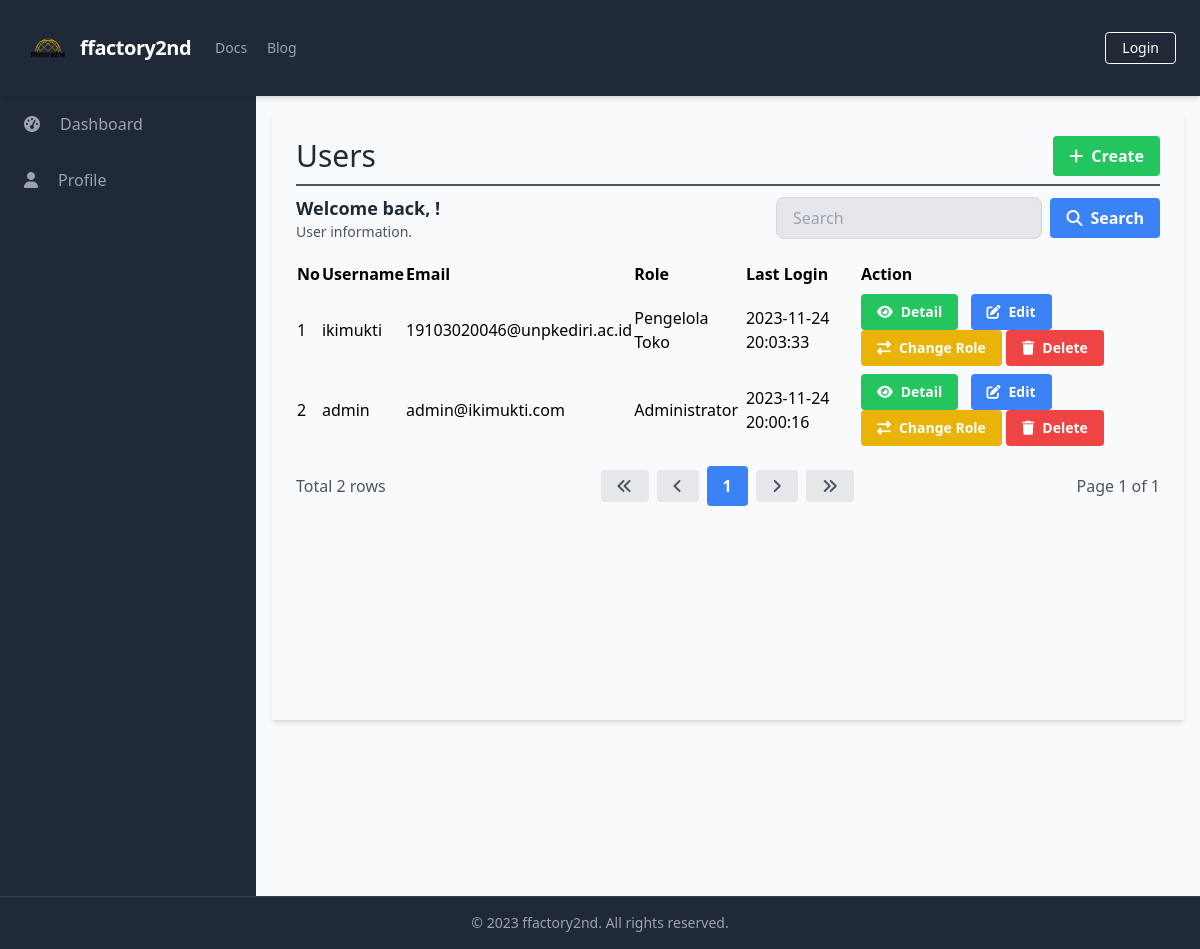
The app's page /manage_users/manage_users_list.php, older data.
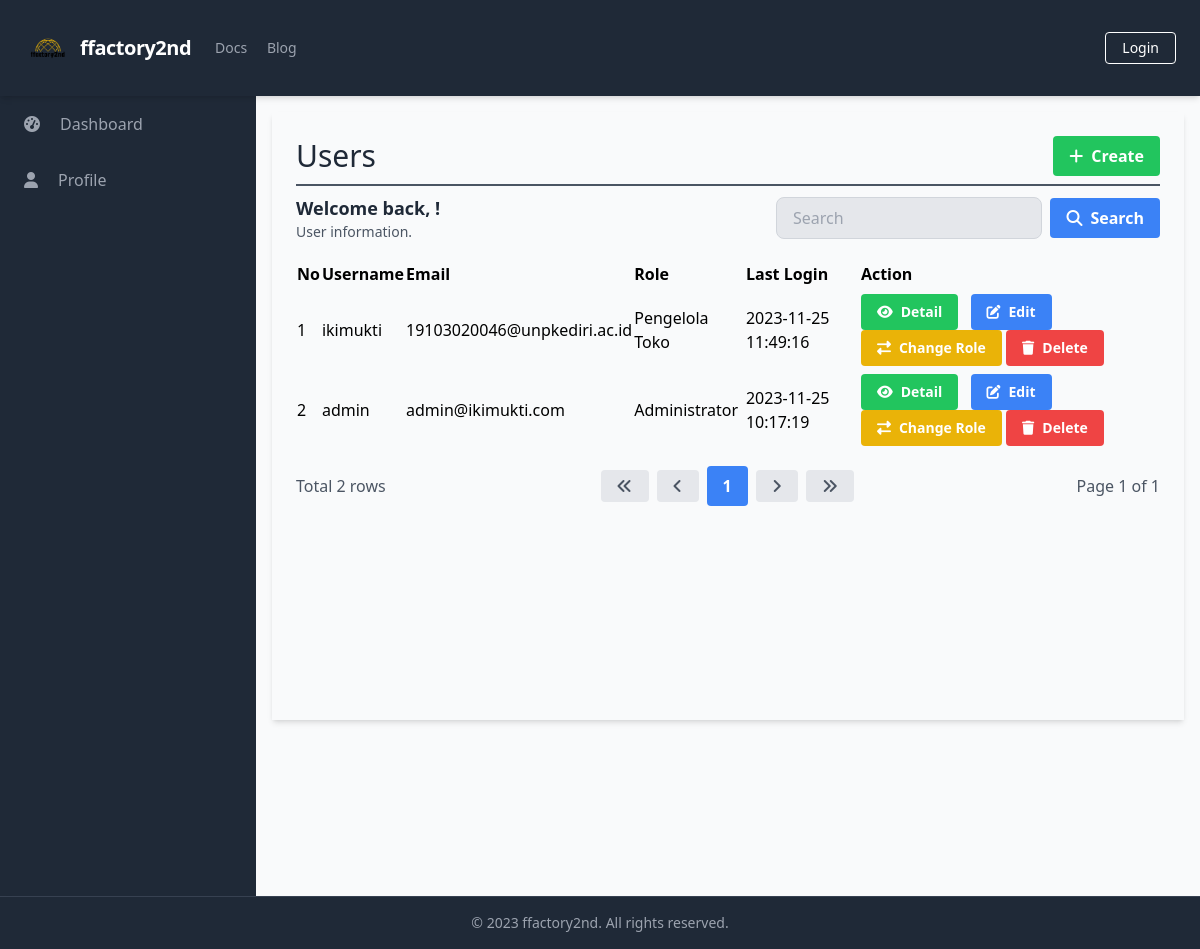
The same page, newer data.
### tables this page shows
CREATE TABLE `Users` (
  `UserID` int(11) NOT NULL,
  `Username` varchar(50) NOT NULL,
  `Password` varchar(255) NOT NULL,
  `Email` varchar(100) NOT NULL,
  `FullName` varchar(100) DEFAULT NULL,
  `DateOfBirth` date DEFAULT NULL,
  `Gender` varchar(10) DEFAULT NULL,
  `Address` text DEFAULT NULL,
  `PhoneNumber` varchar(20) DEFAULT NULL,
  `RoleID` int(11) DEFAULT NULL,
  `AccountCreationDate` timestamp NOT NULL DEFAULT current_timestamp() ON UPDATE current_timestamp(),
  `LastLogin` datetime DEFAULT NULL,
  `AccountStatus` varchar(20) DEFAULT NULL,
  `ProfilePictureURL` varchar(255) DEFAULT NULL,
  `ActivationStatus` varchar(20) DEFAULT NULL
);

CREATE TABLE `Roles` (
  `RoleID` int(11) NOT NULL,
  `RoleName` varchar(50) NOT NULL
);

### database/connection.php (called while the page is built, shortened)
<?php
$baseUrl = "http://localhost/final_project_ricky_2023/";
$baseTitle = "ffactory2nd";
$baseLogoUrl = "http://localhost/final_project_ricky_2023/static/logo.png";

### public/manage_users/manage_users_list.php (the view, shortened to what this page needs)
<?php
require_once('../../database/connection.php');
?>
<?php include_once('../components/header.php'); ?>
<div class="h-screen flex flex-col">
    <?php include('../components/navbar.php'); ?>
    <div class="flex-grow bg-gray-50 flex flex-row shadow-md">
        <?php include('../components/sidebar.php'); ?>
        <main class=" bg-gray-50 flex flex-col flex-1 overflow-y-scroll h-screen flex-shrink-0 sc-hide pb-40">
            <div class="flex items-start justify-start p-6 shadow-md m-4 flex-1 flex-col">
                <div class="flex flex-row justify-between items-center w-full border-b-2 border-gray-600 mb-2 pb-2">
                    <h1 class="text-3xl text-gray-800 font-semibol w-full">Users</h1>
                    <div class="flex flex-row justify-end items-center">
                        <a href="<?php echo $baseUrl; ?>public/manage_users/manage_users_create.php" class="bg-green-500 hover-bg-green-700 text-white font-bold py-2 px-4 rounded inline-flex items-center">
                            <i class="fas fa-plus mr-2"></i>
                            <span>Create</span>
                        </a>
                    </div>
                </div>
                <div class="flex flex-col w-full">
                    <?php include('../components/search_manage.php'); ?>
                    <table class="min-w-full">
                        <thead>
                            <tr>
                                <th class="text-left py-1">No</th>
                                <th class="text-left py-1">Username</th>
                                <th class="text-left py-1">Email</th>
                                <th class="text-left py-1">Role</th>
                                <th class="text-left py-1">Last Login</th>
                                <th class="text-left py-1">Action</th>
                            </tr>
                        </thead>
                        <tbody>
                            <?php
                            $searchTerm = isset($_GET['search']) ? $_GET['search'] : '';
                            $page = isset($_GET['page']) ? $_GET['page'] : 1;
                            $query = "SELECT u.UserID, u.Username, u.Email, r.RoleName, u.LastLogin FROM Users u
                                      LEFT JOIN Roles r ON u.RoleID = r.RoleID
                                      WHERE u.Username LIKE '%$searchTerm%' OR u.Email LIKE '%$searchTerm%'
                                      LIMIT 15 OFFSET " . ($page - 1) * 15;
                            $result = $conn->query($query);
                            $queryCount = "SELECT COUNT(*) AS count FROM Users WHERE Username LIKE '%$searchTerm%' OR Email LIKE '%$searchTerm%'";
                            $resultCount = $conn->query($queryCount);
                            $rowCount = $resultCount->fetch_assoc()['count'];
                            $totalPage = ceil($rowCount / 15);
                            $no = 1;
                            while ($row = $result->fetch_assoc()) {
                            ?>
                                <tr>
                                    <td class="py-1"><?php echo $no++; ?></td>
                                    <td class="py-1"><?php echo $row['Username']; ?></td>
                                    <td class="py-1"><?php echo $row['Email']; ?></td>
                                    <td class="py-1"><?php echo $row['RoleName']; ?></td>
                                    <td class="py-1"><?php echo $row['LastLogin']; ?></td>
                                    <td class='py-1'>
                                        <a href="<?php echo $baseUrl; ?>public/manage_users/manage_users_detail.php?id=<?php echo $row['UserID'] ?>" class='bg-green-500 hover-bg-green-700 text-white font-bold py-2 px-4 rounded inline-flex items-center mr-2 text-sm'>
                                            <i class='fas fa-eye mr-2'></i>
                                            <span>Detail</span>
                                        </a>
                                        <a href="<?php echo $baseUrl; ?>public/manage_users/manage_users_update.php?id=<?php echo $row['UserID'] ?>" class='bg-blue-500 hover-bg-blue-700 text-white font-bold py-2 px-4 rounded inline-flex items-center mr-2 text-sm'>
                                            <i class='fas fa-edit mr-2'></i>
                                            <span>Edit</span>
                                        </a>
                                        <button onclick="changeRole(<?php echo $row['UserID']; ?>)" class='bg-yellow-500 hover-bg-yellow-700 text-white font-bold py-2 px-4 rounded inline-flex items-center text-sm'>
                                            <i class='fas fa-exchange-alt mr-2'></i>
                                            <span>Change Role</span>
                                        </button>
                                        <a href="#" onclick="confirmDelete(<?php echo $row['UserID']; ?>)" class='bg-red-500 hover-bg-red-700 text-white font-bold py-2 px-4 rounded inline-flex items-center text-sm'>
                                            <i class='fas fa-trash mr-2'></i>
                                            <span>Delete</span>
                                        </a>
                                    </td>
                                </tr>
                            <?php
                            }
                            ?>
                        </tbody>
                    </table>
                </div>
                <?php include('../components/pagination.php'); ?>
        </main>
    </div>
    <?php include('../components/footer.php'); ?>
</div>
</body>
</html>

### public/components/header.php (shortened to what this page needs)
<!DOCTYPE html>
<html lang="en">
<head>
    <link rel="stylesheet" href="<?php echo $baseUrl; ?>dist/output.css">
    <link rel="stylesheet" href="https://cdn.jsdelivr.net/npm/sweetalert2@11/dist/sweetalert2.min.css">
</head>
<body class="overflow-hidden">

### public/components/navbar.php (shortened to what this page needs)
<nav class="flex items-center justify-between flex-wrap bg-gray-800 p-6 shadow-md sticky top-0">
    <div class="flex items-center flex-shrink-0 text-white mr-6 ">
        <a href="<?php echo $baseUrl; ?>public/index.php" class="flex items-center space-x-2">
            <img src="<?php echo $baseLogoUrl; ?>" alt="Logo" class="w-12" />
            <span class="font-semibold text-xl tracking-tight"><?php echo $baseTitle; ?></span>
        </a>
    </div>
    <div class="w-full block flex-grow lg:flex lg:items-center lg:w-auto">
        <div class="text-sm lg:flex-grow">
            <a href="#responsive-header" class="block mt-4 lg:inline-block lg:mt-0 text-gray-400 hover:text-white mr-4">
                Docs
            </a>
            <a href="#responsive-header" class="block mt-4 lg:inline-block lg:mt-0 text-gray-400 hover:text-white">
                Blog
            </a>
        </div>
        <div>
            <?php
            if (isset($_SESSION['UserID'])) {
                echo '<a href="javascript:void(0);" onclick="confirmLogout()" class="inline-block text-sm px-4 py-2 leading-none border rounded text-white border-white hover:border-transparent hover:text-gray-500 hover:bg-white mt-4 lg:mt-0">Logout</a>';
            } else {
                echo '<a href="login.php" class="inline-block text-sm px-4 py-2 leading-none border rounded text-white border-white hover:border-transparent hover:text-gray-500 hover:bg-white mt-4 lg:mt-0">Login</a>';
            }
            ?>
        </div>
    </div>
</nav>

### public/components/sidebar.php (shortened to what this page needs)
<aside class="bg-gray-800 text-white w-64 overflow-y-scroll h-screen flex-shrink-0 sc-hide">
    <ul class="text-gray-400">
        <li class="px-6 py-4 hover:bg-gray-700 cursor-pointer space-x-2 flex items-center">
            <i class="fas fa-tachometer-alt mr-3"></i>
            <a href="../systems/dashboard.php">Dashboard</a>
        </li>
        <li class="px-6 py-4 hover-bg-gray-700 cursor-pointer space-x-2 flex items-center">
            <i class="fas fa-user mr-3"></i>
            <a href="../profiles/profile.php">Profile</a>
        </li>
    </ul>
    <hr class="mt-60 border-transparent">
</aside>

### public/components/search_manage.php
<div class="flex flex-row justify-between items-center w-full mb-2 pb-2">
    <div>
        <h2 class="text-lg text-gray-800 font-semibold">Welcome back, <?php echo $_SESSION['FullName']; ?>!</h2>
        <p class="text-gray-600 text-sm">User information.</p>
    </div>
    <form class="flex items-center justify-end space-x-2 w-96">
        <input type="text" name="search" class="bg-gray-200 focus-bg-white focus-outline-none border border-gray-300 rounded-lg py-2 px-4 block w-full appearance-none leading-normal" placeholder="Search" value="<?php echo isset($_GET['search']) ? $_GET['search'] : ''; ?>">
        <button type="submit" class="bg-blue-500 hover-bg-blue-700 text-white font-bold py-2 px-4 rounded space-x-2 inline-flex items-center">
            <i class="fas fa-search"></i>
            <span>Search</span>
        </button>
    </form>
</div>

### public/components/pagination.php
<div class="flex flex-row justify-between items-center w-full mt-4">
    <div class="flex flex-row justify-start items-center">
        <span class="text-gray-600">Total <?php echo $rowCount; ?> rows</span>
    </div>
    <div class="flex flex-row justify-end items-center space-x-2">
        <a href="?page=1&search=<?php echo $searchTerm; ?>" class="bg-gray-200 hover-bg-gray-300 text-gray-600 font-bold py-2 px-4 rounded inline-flex items-center">
            <i class="fas fa-angle-double-left"></i>
        </a>
        <a href="?page=<?php if ($page == 1) {
                            echo $page;
                        } else {
                            echo $page - 1;
                        } ?>&search=<?php echo $searchTerm; ?>" class="bg-gray-200 hover-bg-gray-300 text-gray-600 font-bold py-2 px-4 rounded inline-flex items-center">
            <i class="fas fa-angle-left"></i>
        </a>
        <?php
        $startPage = $page - 2;
        $endPage = $page + 2;
        if ($startPage < 1) {
            $endPage += abs($startPage) + 1;
            $startPage = 1;
        }
        if ($endPage > $totalPage) {
            $startPage -= $endPage - $totalPage;
            $endPage = $totalPage;
        }
        if ($startPage < 1) {
            $startPage = 1;
        }
        for ($i = $startPage; $i <= $endPage; $i++) {
            if ($i == $page) {
                echo "<a href='?page=$i&search=$searchTerm' class='bg-blue-500 hover-bg-blue-700 text-white font-bold py-2 px-4 rounded inline-flex items-center'>$i</a>";
            } else {
                echo "<a href='?page=$i&search=$searchTerm' class='bg-gray-200 hover-bg-gray-300 text-gray-600 font-bold py-2 px-4 rounded inline-flex items-center'>$i</a>";
            }
        }
        ?>
        <a href="?page=<?php if ($page == $totalPage) {
                            echo $page;
                        } else {
                            echo $page + 1;
                        } ?>&search=<?php echo $searchTerm; ?>" class="bg-gray-200 hover-bg-gray-300 text-gray-600 font-bold py-2 px-4 rounded inline-flex items-center">
            <i class="fas fa-angle-right"></i>
        </a>
        <a href="?page=<?php echo $totalPage; ?>&search=<?php echo $searchTerm; ?>" class="bg-gray-200 hover-bg-gray-300 text-gray-600 font-bold py-2 px-4 rounded inline-flex items-center">
            <i class="fas fa-angle-double-right"></i>
        </a>
    </div>
    <div class="flex flex-row justify-end items-center ml-2">
        <span class="text-gray-600">Page <?php echo $page; ?> of <?php echo $totalPage; ?></span>
    </div>
</div>

### public/components/footer.php (shortened to what this page needs)
<footer class="bg-gray-800 text-gray-400 py-4 shadow-md mt-auto sticky bottom-0 border-t border-gray-700">
    <div class="container mx-auto text-center text-sm">
        <p>&copy; 2023 <?php echo $baseTitle; ?>. All rights reserved.</p>
    </div>
</footer>

Row changes from the older to the newer data that the page shows:
changed users "ikimukti": LastLogin "2023-11-24 20:03:33" → "2023-11-25 11:49:16"
changed users "admin": LastLogin "2023-11-24 20:00:16" → "2023-11-25 10:17:19"
